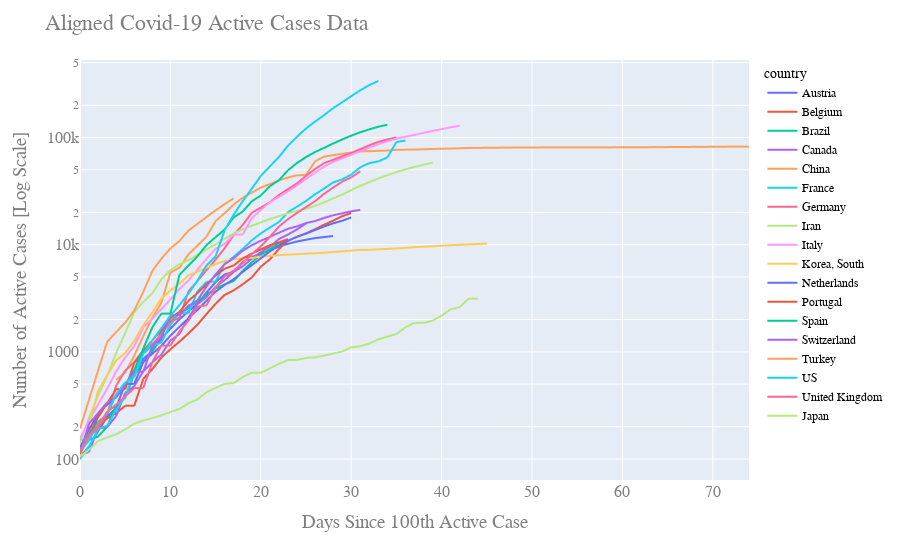

The notebook cell this image was saved under:
### Code cell
figlog = px.line(dfmelt, x=dfmelt.index, y="cases",color='country',log_y=True)
figlog.update_layout(
    title="Aligned Covid-19 Active Cases Data",
    xaxis_title="Days Since 100th Active Case",
    yaxis_title="Number of Active Cases [Log Scale]",
    font=dict(
        family="Courier New, monospace",
        size=16,
        color="#7f7f7f"
    ),
    legend=dict(
        font=dict(
            family="sans-serif",
            size=12,
            color="black"
        )
    )
)
figlog.show()
figlog.write_html("infections_logscal.html")

### Figure 1 — Plotly figure (JSON) as saved in the notebook; plotly's stock layout.template omitted (floating-point values rounded to 4 significant figures)
{"data": [{"hoverlabel": {"namelength": 0}, "hovertemplate": "country=Austria<br>x=%{x}<br>cases=%{y}", "legendgroup": "Austria", "line": {"color": "#636efa", "dash": "solid"}, "mode": "lines", "name": "Austria", "showlegend": true, "type": "scattergl", "x": [0, 1, 2, 3, 4, 5, 6, 7, 8, 9, 10, 11, 12, 13, 14, 15, 16, 17, 18, 19, 20, 21, 22, 23, 24, 25, 26, 27, 28, 29, 30, 31, 32, 33, 34, 35, 36, 37, 38, 39, 40, 41, 42, 43, 44, 45, 46, 47, 48, 49, 50, 51, 52, 53, 54, 55, 56, 57, 58, 59, 60, 61, 62, 63, 64, 65, 66, 67, 68, 69, 70, 71, 72, 73, 74], "xaxis": "x", "y": [104, 131, 182, 246, 302, 504, 655, 860, 1018, 1332, 1646, 2013, 2388, 2814, 3582, 4474, 5283, 5588, 6909, 7657, 8271, 8788, 9618, 10180, 10711, 11129, 11524, 11781, 12051, null, null, null, null, null, null, null, null, null, null, null, null, null, null, null, null, null, null, null, null, null, null, null, null, null, null, null, null, null, null, null, null, null, null, null, null, null, null, null, null, null, null, null, null, null, null], "yaxis": "y"}, {"hoverlabel": {"namelength": 0}, "hovertemplate": "country=Belgium<br>x=%{x}<br>cases=%{y}", "legendgroup": "Belgium", "line": {"color": "#EF553B", "dash": "solid"}, "mode": "lines", "name": "Belgium", "showlegend": true, "type": "scattergl", "x": [0, 1, 2, 3, 4, 5, 6, 7, 8, 9, 10, 11, 12, 13, 14, 15, 16, 17, 18, 19, 20, 21, 22, 23, 24, 25, 26, 27, 28, 29, 30, 31, 32, 33, 34, 35, 36, 37, 38, 39, 40, 41, 42, 43, 44, 45, 46, 47, 48, 49, 50, 51, 52, 53, 54, 55, 56, 57, 58, 59, 60, 61, 62, 63, 64, 65, 66, 67, 68, 69, 70, 71, 72, 73, 74], "xaxis": "x", "y": [109, 169, 200, 239, 267, 314, 314, 559, 689, 886, 1058, 1243, 1486, 1795, 2257, 2815, 3401, 3743, 4269, 4937, 6235, 7284, 9134, 10836, 11899, 12775, 13964, 15348, 16770, 18431, 19691, null, null, null, null, null, null, null, null, null, null, null, null, null, null, null, null, null, null, null, null, null, null, null, null, null, null, null, null, null, null, null, null, null, null, null, null, null, null, null, null, null, null, null, null], "yaxis": "y"}, {"hoverlabel": {"namelength": 0}, "hovertemplate": "country=Brazil<br>x=%{x}<br>cases=%{y}", "legendgroup": "Brazil", "line": {"color": "#00cc96", "dash": "solid"}, "mode": "lines", "name": "Brazil", "showlegend": true, "type": "scattergl", "x": [0, 1, 2, 3, 4, 5, 6, 7, 8, 9, 10, 11, 12, 13, 14, 15, 16, 17, 18, 19, 20, 21, 22, 23, 24, 25, 26, 27, 28, 29, 30, 31, 32, 33, 34, 35, 36, 37, 38, 39, 40, 41, 42, 43, 44, 45, 46, 47, 48, 49, 50, 51, 52, 53, 54, 55, 56, 57, 58, 59, 60, 61, 62, 63, 64, 65, 66, 67, 68, 69, 70, 71, 72, 73, 74], "xaxis": "x", "y": [151, 151, 162, 200, 321, 372, 621, 793, 1021, 1546, 1924, 2247, 2554, 2985, 3417, 3904, 4256, 4579, 5717, 6836, 8044, 9056, 10360, 11130, null, null, null, null, null, null, null, null, null, null, null, null, null, null, null, null, null, null, null, null, null, null, null, null, null, null, null, null, null, null, null, null, null, null, null, null, null, null, null, null, null, null, null, null, null, null, null, null, null, null, null], "yaxis": "y"}, {"hoverlabel": {"namelength": 0}, "hovertemplate": "country=Canada<br>x=%{x}<br>cases=%{y}", "legendgroup": "Canada", "line": {"color": "#ab63fa", "dash": "solid"}, "mode": "lines", "name": "Canada", "showlegend": true, "type": "scattergl", "x": [0, 1, 2, 3, 4, 5, 6, 7, 8, 9, 10, 11, 12, 13, 14, 15, 16, 17, 18, 19, 20, 21, 22, 23, 24, 25, 26, 27, 28, 29, 30, 31, 32, 33, 34, 35, 36, 37, 38, 39, 40, 41, 42, 43, 44, 45, 46, 47, 48, 49, 50, 51, 52, 53, 54, 55, 56, 57, 58, 59, 60, 61, 62, 63, 64, 65, 66, 67, 68, 69, 70, 71, 72, 73, 74], "xaxis": "x", "y": [108, 117, 193, 198, 252, 415, 478, 657, 800, 943, 1277, 1469, 2088, 2790, 3251, 4042, 4682, 5576, 6280, 7398, 8527, 9560, 11284, 12437, 13874, 15756, null, null, null, null, null, null, null, null, null, null, null, null, null, null, null, null, null, null, null, null, null, null, null, null, null, null, null, null, null, null, null, null, null, null, null, null, null, null, null, null, null, null, null, null, null, null, null, null, null], "yaxis": "y"}, {"hoverlabel": {"namelength": 0}, "hovertemplate": "country=China<br>x=%{x}<br>cases=%{y}", "legendgroup": "China", "line": {"color": "#FFA15A", "dash": "solid"}, "mode": "lines", "name": "China", "showlegend": true, "type": "scattergl", "x": [0, 1, 2, 3, 4, 5, 6, 7, 8, 9, 10, 11, 12, 13, 14, 15, 16, 17, 18, 19, 20, 21, 22, 23, 24, 25, 26, 27, 28, 29, 30, 31, 32, 33, 34, 35, 36, 37, 38, 39, 40, 41, 42, 43, 44, 45, 46, 47, 48, 49, 50, 51, 52, 53, 54, 55, 56, 57, 58, 59, 60, 61, 62, 63, 64, 65, 66, 67, 68, 69, 70, 71, 72, 73, 74], "xaxis": "x", "y": [null, null, null, null, 548, 643, 920, 1406, 2075, 2877, 5509, 6087, 8141, 9802, 11891, 16630, 19716, 23707, 27440, 30587, 34110, 36814, 39829, 42354, 44386, 44759, 59895, 66358, 68413, 70513, 72434, 74211, 74619, 75077, 75550, 77001, 77022, 77241, 77754, 78166, 78600, 78928, 79356, 79932, 80136, 80261, 80386, 80537, 80690, 80770, 80823, 80860, 80887, 80921, 80932, 80945, 80977, 81003, 81033, 81058, 81102, 81156, 81250, 81305, 81435, 81498, 81591, 81661, 81782, 81897, 81999, 82122, 82198, 82279, 82361], "yaxis": "y"}, {"hoverlabel": {"namelength": 0}, "hovertemplate": "country=France<br>x=%{x}<br>cases=%{y}", "legendgroup": "France", "line": {"color": "#19d3f3", "dash": "solid"}, "mode": "lines", "name": "France", "showlegend": true, "type": "scattergl", "x": [0, 1, 2, 3, 4, 5, 6, 7, 8, 9, 10, 11, 12, 13, 14, 15, 16, 17, 18, 19, 20, 21, 22, 23, 24, 25, 26, 27, 28, 29, 30, 31, 32, 33, 34, 35, 36, 37, 38, 39, 40, 41, 42, 43, 44, 45, 46, 47, 48, 49, 50, 51, 52, 53, 54, 55, 56, 57, 58, 59, 60, 61, 62, 63, 64, 65, 66, 67, 68, 69, 70, 71, 72, 73, 74], "xaxis": "x", "y": [100, 130, 191, 204, 288, 380, 656, 959, 1136, 1219, 1794, 2293, 2293, 3681, 4496, 4532, 6683, 7715, 9124, 10970, 12758, 14463, 16243, 20123, 22622, 25600, 29551, 33402, 38105, 40708, 45170, 52827, 57749, 59929, 65202, 90848, 93773, null, null, null, null, null, null, null, null, null, null, null, null, null, null, null, null, null, null, null, null, null, null, null, null, null, null, null, null, null, null, null, null, null, null, null, null, null, null], "yaxis": "y"}, {"hoverlabel": {"namelength": 0}, "hovertemplate": "country=Germany<br>x=%{x}<br>cases=%{y}", "legendgroup": "Germany", "line": {"color": "#FF6692", "dash": "solid"}, "mode": "lines", "name": "Germany", "showlegend": true, "type": "scattergl", "x": [0, 1, 2, 3, 4, 5, 6, 7, 8, 9, 10, 11, 12, 13, 14, 15, 16, 17, 18, 19, 20, 21, 22, 23, 24, 25, 26, 27, 28, 29, 30, 31, 32, 33, 34, 35, 36, 37, 38, 39, 40, 41, 42, 43, 44, 45, 46, 47, 48, 49, 50, 51, 52, 53, 54, 55, 56, 57, 58, 59, 60, 61, 62, 63, 64, 65, 66, 67, 68, 69, 70, 71, 72, 73, 74], "xaxis": "x", "y": [130, 159, 196, 262, 482, 670, 799, 1040, 1176, 1457, 1908, 2078, 3675, 4585, 5795, 7272, 9257, 12327, 15320, 19848, 22213, 24873, 29056, 32986, 37323, 43938, 50871, 57695, 62095, 66885, 71808, 77872, 84794, 91159, 96092, 100123, null, null, null, null, null, null, null, null, null, null, null, null, null, null, null, null, null, null, null, null, null, null, null, null, null, null, null, null, null, null, null, null, null, null, null, null, null, null, null], "yaxis": "y"}, {"hoverlabel": {"namelength": 0}, "hovertemplate": "country=Iran<br>x=%{x}<br>cases=%{y}", "legendgroup": "Iran", "line": {"color": "#B6E880", "dash": "solid"}, "mode": "lines", "name": "Iran", "showlegend": true, "type": "scattergl", "x": [0, 1, 2, 3, 4, 5, 6, 7, 8, 9, 10, 11, 12, 13, 14, 15, 16, 17, 18, 19, 20, 21, 22, 23, 24, 25, 26, 27, 28, 29, 30, 31, 32, 33, 34, 35, 36, 37, 38, 39, 40, 41, 42, 43, 44, 45, 46, 47, 48, 49, 50, 51, 52, 53, 54, 55, 56, 57, 58, 59, 60, 61, 62, 63, 64, 65, 66, 67, 68, 69, 70, 71, 72, 73, 74], "xaxis": "x", "y": [139, 245, 388, 593, 978, 1501, 2336, 2922, 3513, 4747, 5823, 6566, 7161, 8042, 9000, 10075, 11364, 12729, 13938, 14991, 16169, 17361, 18407, 19644, 20610, 21638, 23049, 24811, 27017, 29406, 32332, 35408, 38309, 41495, 44605, 47593, 50468, 53183, 55743, 58226, null, null, null, null, null, null, null, null, null, null, null, null, null, null, null, null, null, null, null, null, null, null, null, null, null, null, null, null, null, null, null, null, null, null, null], "yaxis": "y"}, {"hoverlabel": {"namelength": 0}, "hovertemplate": "country=Italy<br>x=%{x}<br>cases=%{y}", "legendgroup": "Italy", "line": {"color": "#FF97FF", "dash": "solid"}, "mode": "lines", "name": "Italy", "showlegend": true, "type": "scattergl", "x": [0, 1, 2, 3, 4, 5, 6, 7, 8, 9, 10, 11, 12, 13, 14, 15, 16, 17, 18, 19, 20, 21, 22, 23, 24, 25, 26, 27, 28, 29, 30, 31, 32, 33, 34, 35, 36, 37, 38, 39, 40, 41, 42, 43, 44, 45, 46, 47, 48, 49, 50, 51, 52, 53, 54, 55, 56, 57, 58, 59, 60, 61, 62, 63, 64, 65, 66, 67, 68, 69, 70, 71, 72, 73, 74], "xaxis": "x", "y": [155, 229, 322, 453, 655, 888, 1128, 1694, 2036, 2502, 3089, 3858, 4636, 5883, 7375, 9172, 10149, 12462, 12462, 17660, 21157, 24747, 27980, 31506, 35713, 41035, 47021, 53578, 59138, 63927, 69176, 74386, 80589, 86498, 92472, 97689, 101739, 105792, 110574, 115242, 119827, 124632, 128948, null, null, null, null, null, null, null, null, null, null, null, null, null, null, null, null, null, null, null, null, null, null, null, null, null, null, null, null, null, null, null, null], "yaxis": "y"}, {"hoverlabel": {"namelength": 0}, "hovertemplate": "country=Korea, South<br>x=%{x}<br>cases=%{y}", "legendgroup": "Korea, South", "line": {"color": "#FECB52", "dash": "solid"}, "mode": "lines", "name": "Korea, South", "showlegend": true, "type": "scattergl", "x": [0, 1, 2, 3, 4, 5, 6, 7, 8, 9, 10, 11, 12, 13, 14, 15, 16, 17, 18, 19, 20, 21, 22, 23, 24, 25, 26, 27, 28, 29, 30, 31, 32, 33, 34, 35, 36, 37, 38, 39, 40, 41, 42, 43, 44, 45, 46, 47, 48, 49, 50, 51, 52, 53, 54, 55, 56, 57, 58, 59, 60, 61, 62, 63, 64, 65, 66, 67, 68, 69, 70, 71, 72, 73, 74], "xaxis": "x", "y": [104, 204, 433, 602, 833, 977, 1261, 1766, 2337, 3150, 3736, 4335, 5186, 5621, 6088, 6593, 7041, 7314, 7478, 7513, 7755, 7869, 7979, 8086, 8162, 8236, 8320, 8413, 8565, 8652, 8799, 8961, 8961, 9037, 9137, 9241, 9332, 9478, 9583, 9661, 9786, 9887, 9976, 10062, 10156, 10237, null, null, null, null, null, null, null, null, null, null, null, null, null, null, null, null, null, null, null, null, null, null, null, null, null, null, null, null, null], "yaxis": "y"}, {"hoverlabel": {"namelength": 0}, "hovertemplate": "country=Netherlands<br>x=%{x}<br>cases=%{y}", "legendgroup": "Netherlands", "line": {"color": "#636efa", "dash": "solid"}, "mode": "lines", "name": "Netherlands", "showlegend": true, "type": "scattergl", "x": [0, 1, 2, 3, 4, 5, 6, 7, 8, 9, 10, 11, 12, 13, 14, 15, 16, 17, 18, 19, 20, 21, 22, 23, 24, 25, 26, 27, 28, 29, 30, 31, 32, 33, 34, 35, 36, 37, 38, 39, 40, 41, 42, 43, 44, 45, 46, 47, 48, 49, 50, 51, 52, 53, 54, 55, 56, 57, 58, 59, 60, 61, 62, 63, 64, 65, 66, 67, 68, 69, 70, 71, 72, 73, 74], "xaxis": "x", "y": [128, 188, 265, 321, 382, 503, 503, 806, 962, 1138, 1416, 1711, 2058, 2467, 3003, 3640, 4217, 4764, 5580, 6438, 7468, 8647, 9819, 10930, 11817, 12667, 13696, 14788, 15821, 16727, 17953, null, null, null, null, null, null, null, null, null, null, null, null, null, null, null, null, null, null, null, null, null, null, null, null, null, null, null, null, null, null, null, null, null, null, null, null, null, null, null, null, null, null, null, null], "yaxis": "y"}, {"hoverlabel": {"namelength": 0}, "hovertemplate": "country=Portugal<br>x=%{x}<br>cases=%{y}", "legendgroup": "Portugal", "line": {"color": "#EF553B", "dash": "solid"}, "mode": "lines", "name": "Portugal", "showlegend": true, "type": "scattergl", "x": [0, 1, 2, 3, 4, 5, 6, 7, 8, 9, 10, 11, 12, 13, 14, 15, 16, 17, 18, 19, 20, 21, 22, 23, 24, 25, 26, 27, 28, 29, 30, 31, 32, 33, 34, 35, 36, 37, 38, 39, 40, 41, 42, 43, 44, 45, 46, 47, 48, 49, 50, 51, 52, 53, 54, 55, 56, 57, 58, 59, 60, 61, 62, 63, 64, 65, 66, 67, 68, 69, 70, 71, 72, 73, 74], "xaxis": "x", "y": [112, 169, 245, 331, 448, 448, 785, 1020, 1280, 1600, 2060, 2362, 2995, 3544, 4268, 5170, 5962, 6408, 7443, 8251, 9034, 9886, 10524, 11278, null, null, null, null, null, null, null, null, null, null, null, null, null, null, null, null, null, null, null, null, null, null, null, null, null, null, null, null, null, null, null, null, null, null, null, null, null, null, null, null, null, null, null, null, null, null, null, null, null, null, null], "yaxis": "y"}, {"hoverlabel": {"namelength": 0}, "hovertemplate": "country=Spain<br>x=%{x}<br>cases=%{y}", "legendgroup": "Spain", "line": {"color": "#00cc96", "dash": "solid"}, "mode": "lines", "name": "Spain", "showlegend": true, "type": "scattergl", "x": [0, 1, 2, 3, 4, 5, 6, 7, 8, 9, 10, 11, 12, 13, 14, 15, 16, 17, 18, 19, 20, 21, 22, 23, 24, 25, 26, 27, 28, 29, 30, 31, 32, 33, 34, 35, 36, 37, 38, 39, 40, 41, 42, 43, 44, 45, 46, 47, 48, 49, 50, 51, 52, 53, 54, 55, 56, 57, 58, 59, 60, 61, 62, 63, 64, 65, 66, 67, 68, 69, 70, 71, 72, 73, 74], "xaxis": "x", "y": [120, 165, 222, 259, 400, 500, 673, 1073, 1695, 2277, 2277, 5232, 6391, 7798, 9942, 11748, 13910, 17963, 20410, 25374, 28768, 35136, 39885, 49515, 57786, 65719, 73235, 80110, 87956, 95923, 104118, 112065, 119199, 126168, 131646, null, null, null, null, null, null, null, null, null, null, null, null, null, null, null, null, null, null, null, null, null, null, null, null, null, null, null, null, null, null, null, null, null, null, null, null, null, null, null, null], "yaxis": "y"}, {"hoverlabel": {"namelength": 0}, "hovertemplate": "country=Switzerland<br>x=%{x}<br>cases=%{y}", "legendgroup": "Switzerland", "line": {"color": "#ab63fa", "dash": "solid"}, "mode": "lines", "name": "Switzerland", "showlegend": true, "type": "scattergl", "x": [0, 1, 2, 3, 4, 5, 6, 7, 8, 9, 10, 11, 12, 13, 14, 15, 16, 17, 18, 19, 20, 21, 22, 23, 24, 25, 26, 27, 28, 29, 30, 31, 32, 33, 34, 35, 36, 37, 38, 39, 40, 41, 42, 43, 44, 45, 46, 47, 48, 49, 50, 51, 52, 53, 54, 55, 56, 57, 58, 59, 60, 61, 62, 63, 64, 65, 66, 67, 68, 69, 70, 71, 72, 73, 74], "xaxis": "x", "y": [114, 214, 268, 337, 374, 491, 652, 652, 1139, 1359, 2200, 2200, 2700, 3028, 4075, 5294, 6575, 7474, 8795, 9877, 10897, 11811, 12928, 14076, 14829, 15922, 16605, 17768, 18827, 19606, 20505, 21100, null, null, null, null, null, null, null, null, null, null, null, null, null, null, null, null, null, null, null, null, null, null, null, null, null, null, null, null, null, null, null, null, null, null, null, null, null, null, null, null, null, null, null], "yaxis": "y"}, {"hoverlabel": {"namelength": 0}, "hovertemplate": "country=Turkey<br>x=%{x}<br>cases=%{y}", "legendgroup": "Turkey", "line": {"color": "#FFA15A", "dash": "solid"}, "mode": "lines", "name": "Turkey", "showlegend": true, "type": "scattergl", "x": [0, 1, 2, 3, 4, 5, 6, 7, 8, 9, 10, 11, 12, 13, 14, 15, 16, 17, 18, 19, 20, 21, 22, 23, 24, 25, 26, 27, 28, 29, 30, 31, 32, 33, 34, 35, 36, 37, 38, 39, 40, 41, 42, 43, 44, 45, 46, 47, 48, 49, 50, 51, 52, 53, 54, 55, 56, 57, 58, 59, 60, 61, 62, 63, 64, 65, 66, 67, 68, 69, 70, 71, 72, 73, 74], "xaxis": "x", "y": [192, 359, 670, 1236, 1529, 1872, 2433, 3629, 5698, 7402, 9217, 10827, 13531, 15679, 18135, 20921, 23934, 27069, null, null, null, null, null, null, null, null, null, null, null, null, null, null, null, null, null, null, null, null, null, null, null, null, null, null, null, null, null, null, null, null, null, null, null, null, null, null, null, null, null, null, null, null, null, null, null, null, null, null, null, null, null, null, null, null, null], "yaxis": "y"}, {"hoverlabel": {"namelength": 0}, "hovertemplate": "country=US<br>x=%{x}<br>cases=%{y}", "legendgroup": "US", "line": {"color": "#19d3f3", "dash": "solid"}, "mode": "lines", "name": "US", "showlegend": true, "type": "scattergl", "x": [0, 1, 2, 3, 4, 5, 6, 7, 8, 9, 10, 11, 12, 13, 14, 15, 16, 17, 18, 19, 20, 21, 22, 23, 24, 25, 26, 27, 28, 29, 30, 31, 32, 33, 34, 35, 36, 37, 38, 39, 40, 41, 42, 43, 44, 45, 46, 47, 48, 49, 50, 51, 52, 53, 54, 55, 56, 57, 58, 59, 60, 61, 62, 63, 64, 65, 66, 67, 68, 69, 70, 71, 72, 73, 74], "xaxis": "x", "y": [118, 149, 217, 262, 402, 518, 583, 959, 1281, 1663, 2179, 2727, 3499, 4632, 6421, 7783, 13677, 19100, 25489, 33276, 43847, 53740, 65778, 83836, 101657, 121478, 140886, 161807, 188172, 213372, 243453, 275586, 308850, 337072, null, null, null, null, null, null, null, null, null, null, null, null, null, null, null, null, null, null, null, null, null, null, null, null, null, null, null, null, null, null, null, null, null, null, null, null, null, null, null, null, null], "yaxis": "y"}, {"hoverlabel": {"namelength": 0}, "hovertemplate": "country=United Kingdom<br>x=%{x}<br>cases=%{y}", "legendgroup": "United Kingdom", "line": {"color": "#FF6692", "dash": "solid"}, "mode": "lines", "name": "United Kingdom", "showlegend": true, "type": "scattergl", "x": [0, 1, 2, 3, 4, 5, 6, 7, 8, 9, 10, 11, 12, 13, 14, 15, 16, 17, 18, 19, 20, 21, 22, 23, 24, 25, 26, 27, 28, 29, 30, 31, 32, 33, 34, 35, 36, 37, 38, 39, 40, 41, 42, 43, 44, 45, 46, 47, 48, 49, 50, 51, 52, 53, 54, 55, 56, 57, 58, 59, 60, 61, 62, 63, 64, 65, 66, 67, 68, 69, 70, 71, 72, 73, 74], "xaxis": "x", "y": [116, 164, 207, 274, 322, 384, 459, 459, 802, 1144, 1145, 1551, 1960, 2642, 2716, 4014, 5067, 5745, 6726, 8164, 9640, 11812, 14745, 17312, 19780, 22453, 25481, 29865, 34173, 38689, 42477, 48436, null, null, null, null, null, null, null, null, null, null, null, null, null, null, null, null, null, null, null, null, null, null, null, null, null, null, null, null, null, null, null, null, null, null, null, null, null, null, null, null, null, null, null], "yaxis": "y"}, {"hoverlabel": {"namelength": 0}, "hovertemplate": "country=Japan<br>x=%{x}<br>cases=%{y}", "legendgroup": "Japan", "line": {"color": "#B6E880", "dash": "solid"}, "mode": "lines", "name": "Japan", "showlegend": true, "type": "scattergl", "x": [0, 1, 2, 3, 4, 5, 6, 7, 8, 9, 10, 11, 12, 13, 14, 15, 16, 17, 18, 19, 20, 21, 22, 23, 24, 25, 26, 27, 28, 29, 30, 31, 32, 33, 34, 35, 36, 37, 38, 39, 40, 41, 42, 43, 44, 45, 46, 47, 48, 49, 50, 51, 52, 53, 54, 55, 56, 57, 58, 59, 60, 61, 62, 63, 64, 65, 66, 67, 68, 69, 70, 71, 72, 73, 74], "xaxis": "x", "y": [105, 122, 147, 159, 170, 189, 214, 228, 241, 256, 274, 293, 331, 360, 420, 461, 502, 511, 581, 639, 639, 701, 773, 839, 839, 878, 889, 924, 963, 1007, 1101, 1128, 1193, 1307, 1387, 1468, 1693, 1866, 1866, 1953, 2178, 2495, 2617, 3139, 3139, null, null, null, null, null, null, null, null, null, null, null, null, null, null, null, null, null, null, null, null, null, null, null, null, null, null, null, null, null, null], "yaxis": "y"}], "layout": {"font": {"color": "#7f7f7f", "family": "Courier New, monospace", "size": 16}, "legend": {"font": {"color": "black", "family": "sans-serif", "size": 12}, "title": {"text": "country"}, "tracegroupgap": 0}, "margin": {"t": 60}, "title": {"text": "Aligned Covid-19 Active Cases Data"}, "xaxis": {"anchor": "y", "domain": [0, 1], "title": {"text": "Days Since 100th Active Case"}}, "yaxis": {"anchor": "x", "domain": [0, 1], "title": {"text": "Number of Active Cases [Log Scale]"}, "type": "log"}}}
